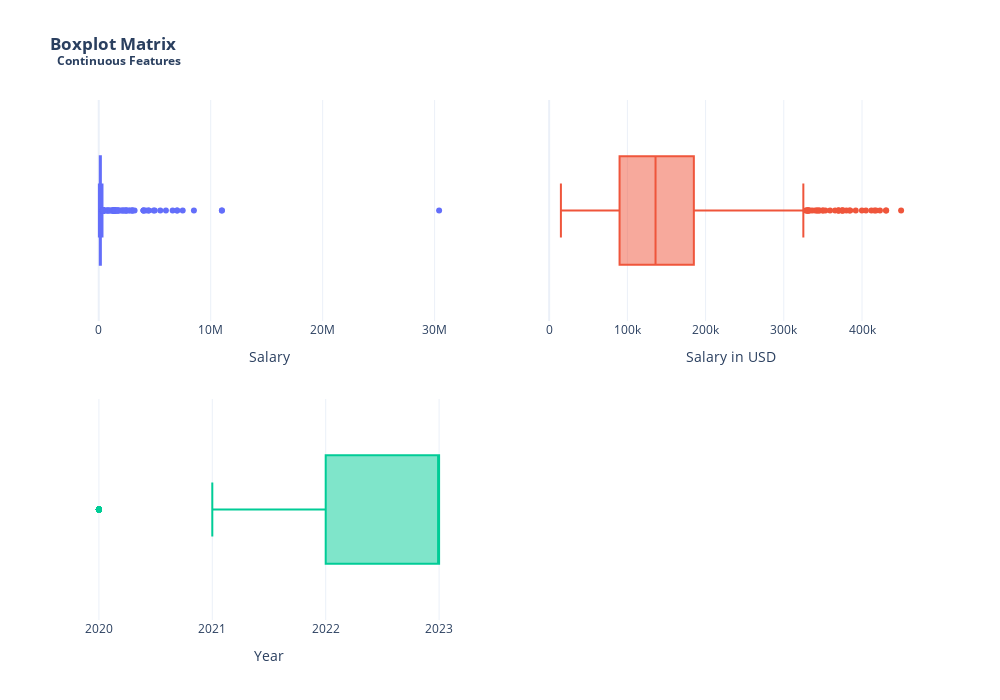

Notebook source saved alongside this figure:
### Code cell
continuous_features = ['Salary', 'Salary in USD', 'Year']
plot_boxplot_matrix(df[continuous_features])

### Figure 1 — Plotly figure (JSON) as saved in the notebook; plotly's stock layout.template omitted (floating-point values rounded to 4 significant figures; data arrays with more than 128 entries replaced by an {"elided": "..."} marker saying what was removed)
{"data": [{"name": " ", "type": "box", "x": {"elided": "3300 int values"}, "xaxis": "x", "yaxis": "y"}, {"name": " ", "type": "box", "x": {"elided": "3300 int values"}, "xaxis": "x2", "yaxis": "y2"}, {"name": " ", "type": "box", "x": {"elided": "3300 int values"}, "xaxis": "x3", "yaxis": "y3"}], "layout": {"height": 700, "margin": {"l": 80, "t": 100}, "showlegend": false, "title": {"text": "<b>Boxplot Matrix<br> <sup> Continuous Features</sup></b>"}, "width": 1000, "xaxis": {"anchor": "y", "domain": [0.0, 0.45], "title": {"text": "Salary"}}, "xaxis2": {"anchor": "y2", "domain": [0.55, 1.0], "title": {"text": "Salary in USD"}}, "xaxis3": {"anchor": "y3", "domain": [0.0, 0.45], "title": {"text": "Year"}}, "xaxis4": {"anchor": "y4", "domain": [0.55, 1.0]}, "yaxis": {"anchor": "x", "domain": [0.575, 1.0], "tickangle": -90, "title": {"text": " "}}, "yaxis2": {"anchor": "x2", "domain": [0.575, 1.0], "title": {"text": " "}}, "yaxis3": {"anchor": "x3", "domain": [0.0, 0.425], "title": {"text": " "}}, "yaxis4": {"anchor": "x4", "domain": [0.0, 0.425]}}}
